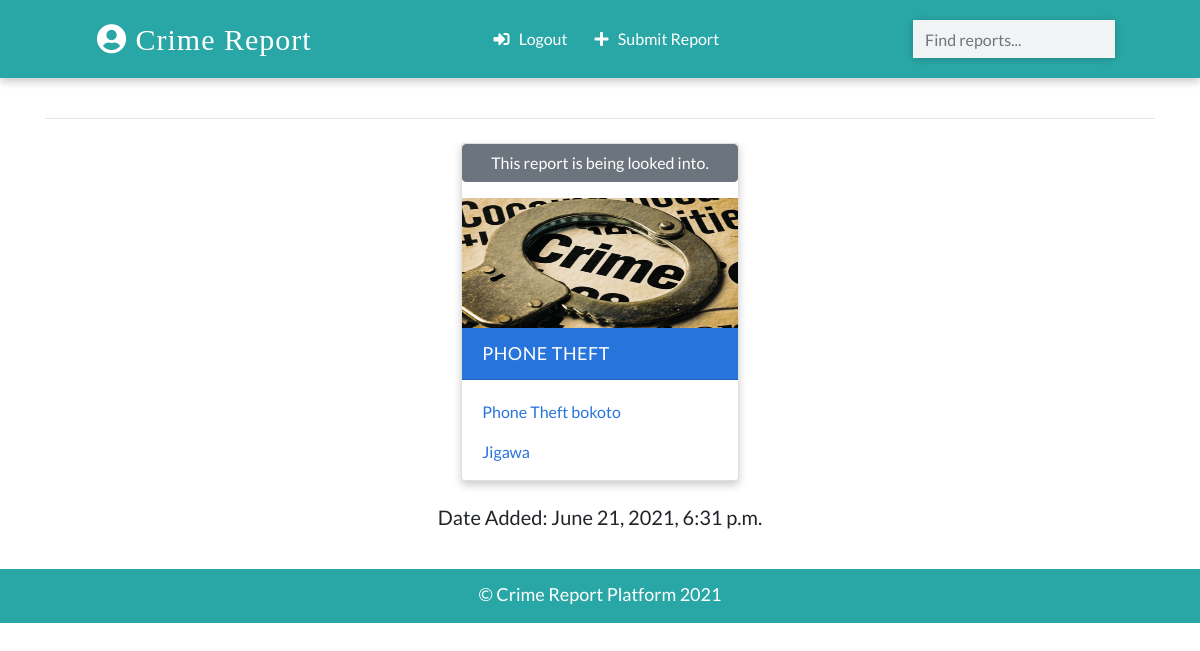
Screenshot of /detail/3/ (signed in) with the database file from the repository.
### app/models.py (models this page shows, shortened)
class Contact(models.Model):
    DUTSE = 'dutse'
    BIRNINKUDU = 'bkd'
    HADEJIA = 'hadejia'
    RINGIM = 'ringim'
    GUMEL = 'gumel'
    KAZAURE = 'kazaure'
    LGA = [
       (DUTSE, ('DUTSE')),
       (BIRNINKUDU, ('BIRNINKUDU')),
       (HADEJIA, ('HADEJIA')),
       (RINGIM, ('RINGIM')),
       (GUMEL, ('GUMEL')),
       (KAZAURE, ('KAZAURE')),
   ]
    manager = models.ForeignKey(User, on_delete=models.CASCADE, default=None)
    crime_title = models.CharField(max_length=100, blank=True, null=True)
    crime_description = models.TextField(max_length=300, blank=True, null=True)
    crime_location = models.CharField(max_length=100, default='Jigawa', blank=True, null=True)
    lga = models.CharField(
       max_length=32,
       choices=LGA,
       default=DUTSE, blank=True, null=True
   )
    image = models.ImageField(upload_to='images/', blank=True)
    date_added = models.DateTimeField(default=datetime.now, blank=True, null=True)
    street_address = models.CharField(max_length = 255, blank=True, null=True)
    date = models.DateTimeField(blank=True, null=True)
    treated = models.BooleanField(default=False, blank=True, null=True)
    class Meta:
        ordering = ['-id']

### app/views.py (the view)
# urls.py: path('detail/<int:pk>/', views.ContactDetailView.as_view(), name="detail"),
class ContactDetailView(LoginRequiredMixin, DetailView):
    template_name = 'detail.html'
    model = Contact
    context_object_name = 'contact'

### templates/detail.html (shortened to what this page needs)
{% extends 'base.html' %}
{% load static %}
{% block content %}
{% if  contact.manager == request.user %}
  <div class="container">
    <hr />
  </div>
  <div class="container main-part">
    {% include 'partials/_card.html' %}
  <div class="container mt-3">
<h5 class="text-center"> Date Added: {{ contact.date_added }} </h5>
  </div>
  </div
{% else %}
  <div class="container">
    <h2 class="heading font-weight-light text-center">You don't have access to this page </h2>
    <hr />
  </div>
{% endif %}
{% endblock content %}

### templates/partials/_card.html (shortened to what this page needs)
{% load static %}
    <div class="card my-2 mx-2 boy-card {% if 'detail' in request.path %} mx-auto w-25 {% endif %}">
    {% if contact.treated == True %}<h4 class="heading font-weight-light text-center bg-warning">This report has been treated!</h4>
    {% else %}
    <p class="btn btn-secondary">This report is being looked into.</p>
    {% endif %}
      <img src="{% if contact.image %}
      {{contact.image.url}}
      {% else %}
      {% static 'images/crime.jpeg'%}
      {% endif %}" class="img-fluid" />
      <div class="card-header">
        <a href="{% url 'detail' contact.id %}" class="text-white header-link"
          ></i> {{contact.crime_title}} </a
        >
      </div>
      <div class="card-body pb-0">
        <p>
          <a href="#">{{contact.crime_description}}</a>
        </p>
        <p>
          <a href="tel:{{contact.number}}">{{contact.crime_location}}</a>
        </p>
      </div>
    </div>

### static/css/main.css (style rules this page uses)
:root { --back: #29a7a6; --girl: #e64298; --boy: #2874dd; }
body { font-family: Lato, sans-serif; }
.card { box-shadow: 0 4px 8px 0 rgba(0, 0, 0, 0.2); transition: 0.3s; min-width: 250px; box-sizing: border-box; }
img { height: 130px !important; }
.card-header { font-size: 18px; letter-spacing: 0.5px; text-transform: uppercase; }
.boy-card .card-header { background-color: var(--boy); }
.boy-card .card-body, .boy-card .card-body p a { color: var(--boy); }
.card-body p { cursor: pointer; }
.main-part { display: flex; flex-wrap: wrap; justify-content: space-evenly; }

### rows the page displays
Contact: crime_title "PHONE THEFT", crime_description "Phone Theft bokoto", crime_location "Jigawa", date_added "June 21, 2021, 6:31 p.m."
